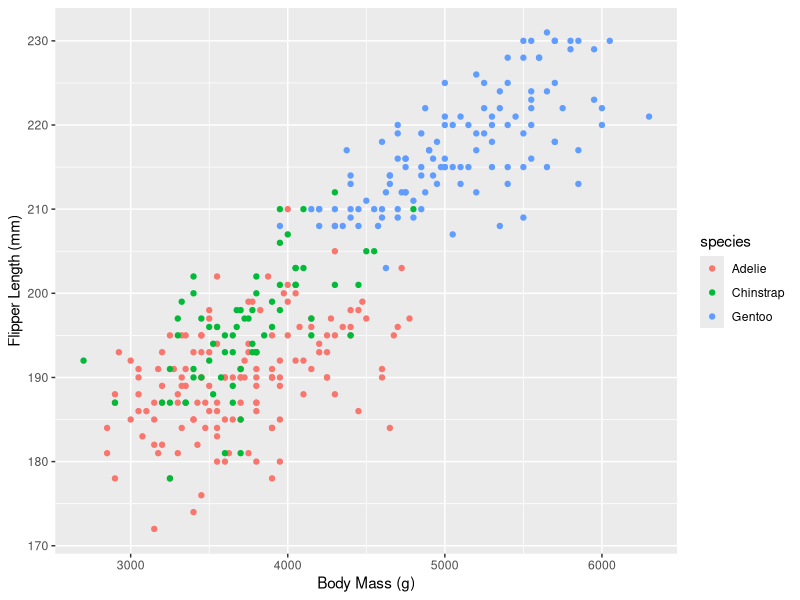
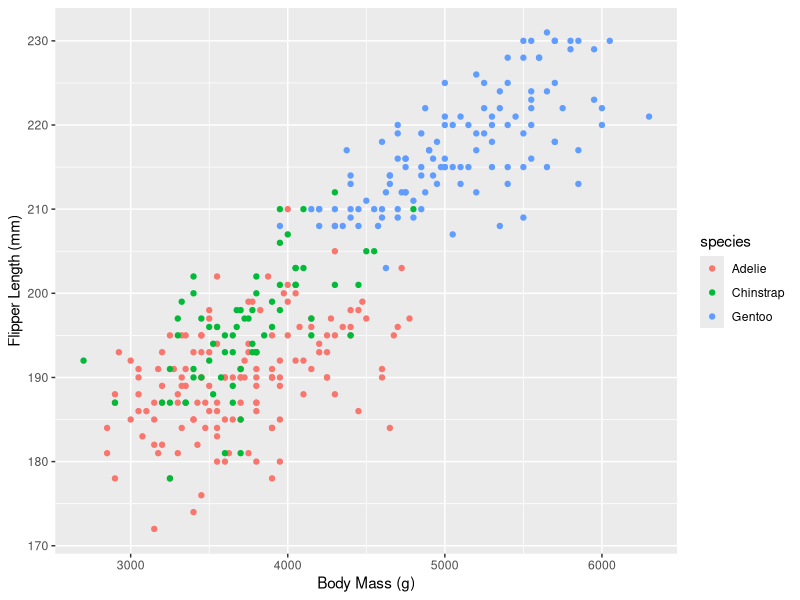
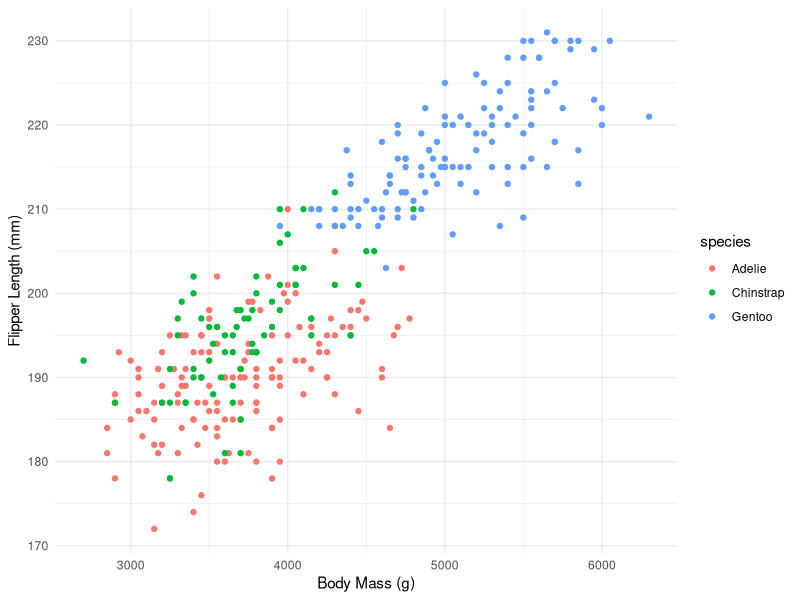
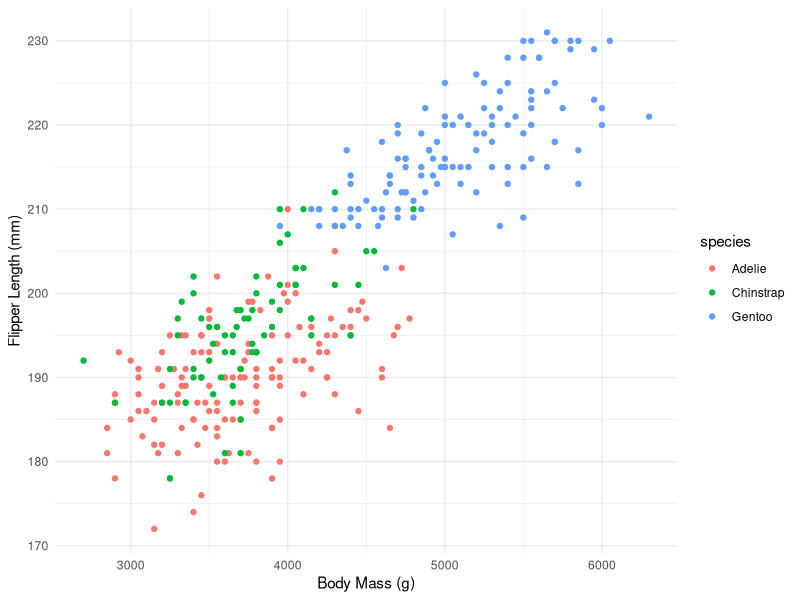

Reproduce these figures in R, in order.
## ---- chunk 1
library(palmerpenguins)
library(tidyverse)
## ---- chunk 2
data(package = 'palmerpenguins')

# Remove rows that contain at least one missing value
penguins <- penguins %>%
            drop_na()

print(penguins)
## ---- chunk 3
ggplot(data = penguins, aes(x = body_mass_g,
                            y = flipper_length_mm,
                            color = species)) +
  geom_point() +
  xlab("Body Mass (g)") +
  ylab("Flipper Length (mm)")
## ---- chunk 4
ggplot(data = penguins, aes(x = body_mass_g,
                            y = flipper_length_mm,
                            color = species)) +
  geom_point() +
  xlab("Body Mass (g)") +
  ylab("Flipper Length (mm)") +
  theme_grey()
## ---- chunk 5
ggplot(data = penguins, aes(x = body_mass_g,
                            y = flipper_length_mm,
                            color = species)) +
  geom_point() +
  xlab("Body Mass (g)") +
  ylab("Flipper Length (mm)") +
  theme_minimal()
## ---- chunk 6
#| echo: false
knitr::include_url("https://ggplot2.tidyverse.org/reference/theme.html")
## ---- chunk 7
theme_minimal
## ---- chunk 8
theme_bw
## ---- chunk 9
theme_grey
## ---- chunk 10
theme_custom <- function()
{
  theme_minimal()
}
## ---- chunk 11
ggplot(data = penguins, aes(x = body_mass_g,
                            y = flipper_length_mm,
                            color = species)) +
  geom_point() +
  xlab("Body Mass (g)") +
  ylab("Flipper Length (mm)") +
  theme_custom()
